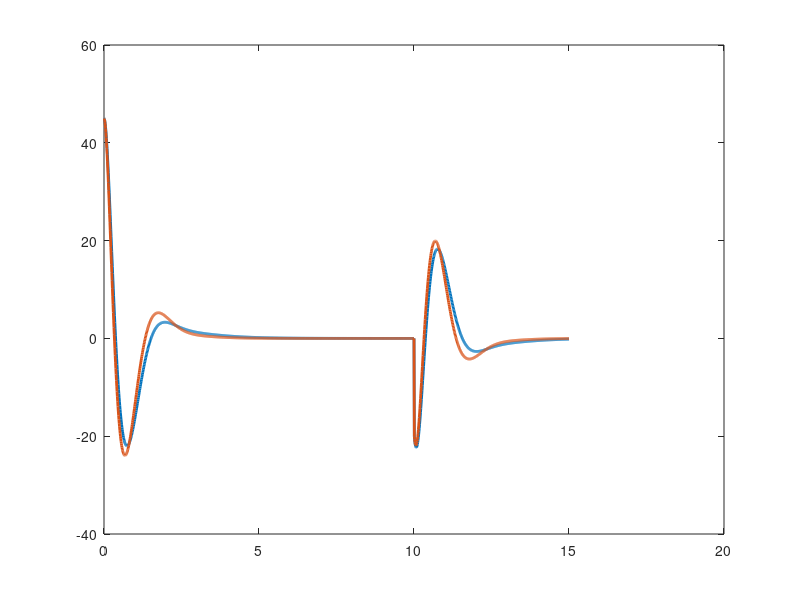

Source code (MATLAB): (Note: this script raises an error after producing the figure.)
clc;
clear;
close all;

%% =========================================
% LOAD CONTROLLER RESULTS
% =========================================

load('SBR_DataDriven_Controller_Disturbance_Result.mat');      
% Expected variables:
% K_data, Acl_dd, Ts

load('SBR_Dissipative_DataDriven_Controller_Disturbance_Result.mat');     
% Expected variables:
% K_diss, Acl_diss or Acl_diss_dd

%% =========================================
% BASIC SETTINGS
% =========================================

Ntest = 1500;              % simulation samples
t = 0:Ts:Ntest*Ts;
t_input = 0:Ts:(Ntest-1)*Ts;

n = 4;
m = 1;

dist_time = 10;            % disturbance at 10 seconds
dist_idx = find(t_input >= dist_time, 1, 'first');

%% =========================================
% INITIAL CONDITIONS
% =========================================

x0 = [0;
      0;
      deg2rad(45);
      0];

x_data = zeros(n, Ntest+1);
x_diss = zeros(n, Ntest+1);

u_data = zeros(m, Ntest);
u_diss = zeros(m, Ntest);

x_data(:,1) = x0;
x_diss(:,1) = x0;

%% =========================================
% DISTURBANCE SETTINGS
% =========================================
% Disturbance added to angle and angular velocity

angle_disturbance = deg2rad(-20);       % angle kick
angvel_disturbance = deg2rad(-80);      % angular velocity kick

disturbance = zeros(n, Ntest);

disturbance(3, dist_idx) = angle_disturbance;
disturbance(4, dist_idx) = angvel_disturbance;

%% =========================================
% SELECT CLOSED-LOOP MATRICES
% =========================================
% Pure data-driven closed-loop matrix

Acl_data = Acl_dd;

% Dissipative closed-loop matrix
% Use whichever variable exists in your saved dissipative result file

if exist('Acl_diss_dd','var')
    Acl_diss = Acl_diss_dd;
elseif exist('Acl_diss','var')
    Acl_diss = Acl_diss;
elseif exist('Acl','var')
    Acl_diss = Acl;
else
    error('No dissipative closed-loop matrix found. Save Acl_diss or Acl_diss_dd in your dissipative controller file.');
end

%% =========================================
% SIMULATE BOTH CONTROLLERS
% =========================================
% Important:
% If your convention is u = Kx, keep as shown.
% If your convention is u = -Kx, change both lines to -K*x.

for k = 1:Ntest

    % -------------------------
    % Pure data-driven controller
    % -------------------------
    u_data(:,k) = K_data * x_data(:,k);
    x_data(:,k+1) = Acl_data * x_data(:,k) + disturbance(:,k);

    % -------------------------
    % Dissipative data-driven controller
    % -------------------------
    u_diss(:,k) = K_diss * x_diss(:,k);
    x_diss(:,k+1) = Acl_diss * x_diss(:,k) + disturbance(:,k);

end

%% =========================================
% CONVERT STATES FOR PLOTTING
% =========================================

phi_data_deg = rad2deg(x_data(3,:));
phi_diss_deg = rad2deg(x_diss(3,:));

phidot_data_deg = rad2deg(x_data(4,:));
phidot_diss_deg = rad2deg(x_diss(4,:));

%% =========================================
% CHECK IF DISSIPATIVE PART IS ACTUALLY MOVING
% =========================================

fprintf('\n=========== SIMULATION CHECK ===========\n');
fprintf('Max |x_data| = %.6f\n', max(abs(x_data(:))));
fprintf('Max |x_diss| = %.6f\n', max(abs(x_diss(:))));
fprintf('Max |u_data| = %.6f\n', max(abs(u_data(:))));
fprintf('Max |u_diss| = %.6f\n', max(abs(u_diss(:))));
fprintf('Norm difference between u_data and u_diss = %.6f\n', norm(u_data - u_diss));

if norm(x_diss(:)) < 1e-8
    warning('x_diss is almost zero. Dissipative simulation is still not updating correctly.');
end

if norm(u_data - u_diss) < 1e-8
    warning('u_data and u_diss are almost identical. Check if the same gain/state is being used accidentally.');
end

%% =========================================
% DISSIPATIVITY VISUAL METRIC
% z(k) = Cz*x(k)
% =========================================

Cz = diag([0.2 0.05 1 0.2]);

z_data = Cz * x_data;
z_diss = Cz * x_diss;

z_data_norm = vecnorm(z_data, 2, 1);
z_diss_norm = vecnorm(z_diss, 2, 1);

E_data = sum(z_data_norm(dist_idx:end).^2);
E_diss = sum(z_diss_norm(dist_idx:end).^2);

fprintf('\n=========== DISSIPATIVITY METRIC ==========\n');
fprintf('Post-disturbance energy Data-Driven       = %.6f\n', E_data);
fprintf('Post-disturbance energy Dissipative       = %.6f\n', E_diss);

%% =========================================
% PLOT SETTINGS
% =========================================

tick_interval = 0.5;
line_width = 2;
dist_line_width = 1.5;

%% =========================================
% 1. BODY ANGLE COMPARISON
% =========================================

figure('Name','Body Angle Comparison','Color','w');
plot(t, phi_data_deg, 'LineWidth', line_width); hold on;
plot(t, phi_diss_deg, 'LineWidth', line_width);
xline(dist_time, '--k', 'Disturbance', ...
    'LineWidth', dist_line_width, ...
    'LabelOrientation','aligned');

grid on;
xlabel('Time (s)');
ylabel('\phi (deg)', 'Interpreter','tex');
title('Body Angle Comparison Under Disturbance');
legend('Data-Driven','Dissipative','Location','best');
xlim([0 max(t)]);
xticks(0:tick_interval:max(t));

%% =========================================
% 2. ANGULAR VELOCITY COMPARISON
% =========================================

figure('Name','Angular Velocity Comparison','Color','w');
plot(t, phidot_data_deg, 'LineWidth', line_width); hold on;
plot(t, phidot_diss_deg, 'LineWidth', line_width);
xline(dist_time, '--k', 'Disturbance', ...
    'LineWidth', dist_line_width, ...
    'LabelOrientation','aligned');

grid on;
xlabel('Time (s)');
ylabel('$\dot{\phi}$ (deg/s)', 'Interpreter','latex');
title('Angular Velocity Comparison Under Disturbance');
legend('Data-Driven','Dissipative','Location','best');
xlim([0 max(t)]);
xticks(0:tick_interval:max(t));

%% =========================================
% 3. CART POSITION COMPARISON
% =========================================

figure('Name','Robot Position Comparison','Color','w');
plot(t, x_data(1,:), 'LineWidth', line_width); hold on;
plot(t, x_diss(1,:), 'LineWidth', line_width);
xline(dist_time, '--k', 'Disturbance', ...
    'LineWidth', dist_line_width, ...
    'LabelOrientation','aligned');

grid on;
xlabel('Time (s)');
ylabel('x (m)');
title('Robot Position Comparison Under Disturbance');
legend('Data-Driven','Dissipative','Location','best');
xlim([0 max(t)]);
xticks(0:tick_interval:max(t));

%% =========================================
% 4. CART VELOCITY COMPARISON
% =========================================

figure('Name','Robot Velocity Comparison','Color','w');
plot(t, x_data(2,:), 'LineWidth', line_width); hold on;
plot(t, x_diss(2,:), 'LineWidth', line_width);
xline(dist_time, '--k', 'Disturbance', ...
    'LineWidth', dist_line_width, ...
    'LabelOrientation','aligned');

grid on;
xlabel('Time (s)');
ylabel('$\dot{x}$ (m/s)', 'Interpreter','latex');
title('Robot Velocity Comparison Under Disturbance');
legend('Data-Driven','Dissipative','Location','best');
xlim([0 max(t)]);
xticks(0:tick_interval:max(t));

%% =========================================
% 5. CONTROL INPUT COMPARISON
% =========================================

figure('Name','Control Input Comparison','Color','w');
plot(t_input, u_data, 'LineWidth', line_width); hold on;
plot(t_input, u_diss, 'LineWidth', line_width);
xline(dist_time, '--k', 'Disturbance', ...
    'LineWidth', dist_line_width, ...
    'LabelOrientation','aligned');

grid on;
xlabel('Time (s)');
ylabel('Control input u');
title('Control Input Comparison Under Disturbance');
legend('Data-Driven','Dissipative','Location','best');
xlim([0 max(t_input)]);
xticks(0:tick_interval:max(t_input));

%% =========================================
% 6. DISSIPATIVITY PERFORMANCE OUTPUT NORM
% =========================================

figure('Name','Dissipativity Performance Output Norm','Color','w');
plot(t, z_data_norm, 'LineWidth', line_width); hold on;
plot(t, z_diss_norm, 'LineWidth', line_width);
xline(dist_time, '--k', 'Disturbance', ...
    'LineWidth', dist_line_width, ...
    'LabelOrientation','aligned');

grid on;
xlabel('Time (s)');
ylabel('||z(k)||');
title('Dissipativity Performance Output Norm');
legend('Data-Driven','Dissipative','Location','best');
xlim([0 max(t)]);
xticks(0:tick_interval:max(t));

%% =========================================
% 7. POST-DISTURBANCE CUMULATIVE ENERGY
% =========================================

t_energy = t(dist_idx:end);

energy_data = cumsum(z_data_norm(dist_idx:end).^2);
energy_diss = cumsum(z_diss_norm(dist_idx:end).^2);

figure('Name','Post-Disturbance Dissipativity Energy','Color','w');
plot(t_energy, energy_data, 'LineWidth', line_width); hold on;
plot(t_energy, energy_diss, 'LineWidth', line_width);

grid on;
xlabel('Time (s)');
ylabel('Cumulative \Sigma ||z(k)||^2');
title('Post-Disturbance Dissipativity Energy Comparison');
legend('Data-Driven','Dissipative','Location','best');
xlim([dist_time max(t)]);
xticks(dist_time:tick_interval:max(t));

%% =========================================
% 8. BODY ANGLE + DISSIPATIVITY METRIC TOGETHER
% =========================================

figure('Name','Body Angle with Dissipativity Metric','Color','w');

yyaxis left
h1 = plot(t, phi_data_deg, 'LineWidth', line_width); hold on;
h2 = plot(t, phi_diss_deg, 'LineWidth', line_width);
ylabel('\phi (deg)', 'Interpreter','tex');

yyaxis right
h3 = plot(t, z_data_norm, ':', 'LineWidth', line_width);
h4 = plot(t, z_diss_norm, '--', 'LineWidth', line_width);
ylabel('Dissipativity metric ||z(k)||');

xline(dist_time, '--k', 'Disturbance', ...
    'LineWidth', dist_line_width, ...
    'LabelOrientation','aligned');

grid on;
xlabel('Time (s)');
title('Body Angle Response with Dissipativity Metric');

legend([h1 h2 h3 h4], ...
    '\phi Data-Driven', ...
    '\phi Dissipative', ...
    '||z|| Data-Driven', ...
    '||z|| Dissipative', ...
    'Location','best');

xlim([0 max(t)]);
xticks(0:tick_interval:max(t));

txt = sprintf(['Post-disturbance energy:\n', ...
               'Data-Driven = %.4f\n', ...
               'Dissipative = %.4f'], E_data, E_diss);

annotation('textbox',[0.58 0.18 0.28 0.16], ...
    'String',txt, ...
    'FitBoxToText','on', ...
    'BackgroundColor','white');

%% =========================================
% SAVE RESULT
% =========================================

save('SBR_Controller_Comparison_Result_FIXED.mat', ...
    'x_data','x_diss', ...
    'u_data','u_diss', ...
    'z_data','z_diss', ...
    'z_data_norm','z_diss_norm', ...
    'energy_data','energy_diss', ...
    'E_data','E_diss', ...
    't','t_input','Ts','dist_time');

disp('Fixed comparison result saved as SBR_Controller_Comparison_Result_FIXED.mat');
